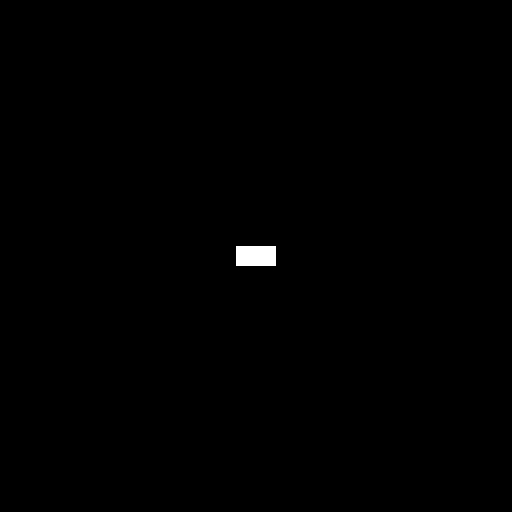
#> input picture Ex4/Immagini/rettangolo.jpg, 512 x 512 px, found by its file name
$ python grafico_3d.py
#> lines starting #> are read from the running program, lines starting #| are printed output that depends on the picture; after the words box and inside, x2 and y2 are one past the last pixel; in counts of white or black regions, pixels touching at a corner belong together
### Librerie/MyLibrary.py
#!/usr/bin/env python3
# -*- coding: utf-8 -*-
"""
Created on Tue Apr 23 17:28:44 2024

@author: luketto
"""

import numpy as np              # importa Numpy
import matplotlib.pyplot as plt # importa Matplotlib
import scipy.ndimage as ndi     # importa Scipy per le immagini
import skimage.io as io         # importa il modulo Input/Output di SK-Imagex
import skimage.exposure as ex
from skimage.feature import local_binary_pattern

def leggiJPG(nomefile):
#> called with nomefile = 'rettangolo.jpg'
    x = np.float64(io.imread(nomefile))
#> x: shape (512, 512) float64; 0.31% white; 1 white region, box (x1, y1, x2, y2) and area: (236, 246, 276, 266) 800
    #plt.figure()
    #plt.imshow(x, clim = None, cmap = "gray")
    return x

# [84 lines left out: functions leggiRAW, showImage, showTwoImages, show_three_images, show_histogram, extract_feature and 5 more, not called in this run]

def rgb2cmy(x):
    y = 1.0 - x
    return y

# [102 lines left out: functions rgb2cmyk, fourier_transform, graph, gaussLPF, rgb_to_hsi, hsi_to_rgb, not called in this run]


# [9 lines of commented-out code are left out]

### Ex4/Script/grafico_3d.py
#!/usr/bin/env python3
# -*- coding: utf-8 -*-
"""
Grafico 3D
"""

import sys
sys.path.append('/Users/luketto/Desktop/II Semestre IV Anno/ESM/Esercizi/Librerie')
import MyLibrary as ml
import numpy as np              # importa Numpy
import matplotlib.pyplot as plt # importa Matplotlib
import scipy.ndimage as ndi     # importa Scipy per le immagini
import skimage.io as io         # importa il modulo Input/Output di SK-Imagex
import skimage.exposure as ex
import skimage.color as col
import scipy.ndimage as ndi
from mpl_toolkits.mplot3d import Axes3D

x = ml.leggiJPG("rettangolo.jpg")

M,N = x.shape
#> M = 512; N = 512
P = 2*M; Q = 2*N
#> after `P = 2 * M`: P = 1024
#> after `Q = 2 * N`: Q = 1024
X = np.fft.fft2(x, (P,Q))

Y = np.log(1+np.abs((np.fft.fftshift(X))))
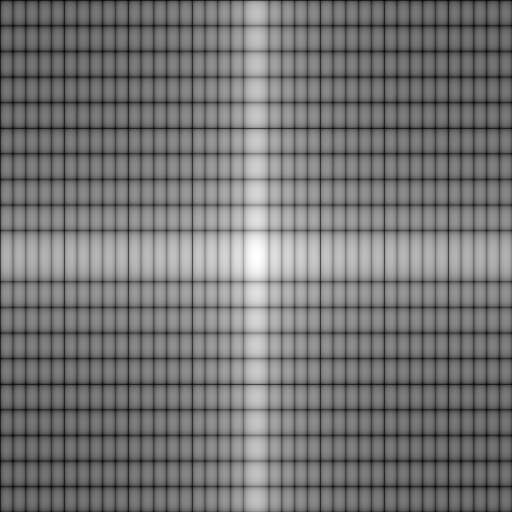
#> Y: shape (1024, 1024) float64 (shown at 1/2 size); min 0, max 12.23, mean 5.56; drawn with min black and max white

m = np.fft.fftshift(np.fft.fftfreq(Y.shape[0]))
#> m = 1024 values from -0.5 to 0.499
n = np.fft.fftshift(np.fft.fftfreq(Y.shape[1]))
#> n = 1024 values from -0.5 to 0.499

ax = plt.figure().add_subplot(projection='3d')
l,k = np.meshgrid(n,m)
ax.plot_surface(l,k,Y, linewidth=0, cmap="jet")
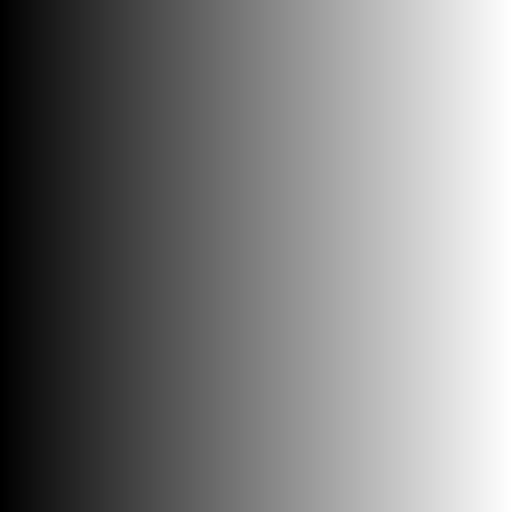
#> l: shape (1024, 1024) float64 (shown at 1/2 size); min -0.5, max 0.499, mean -0.000488; drawn with min black and max white
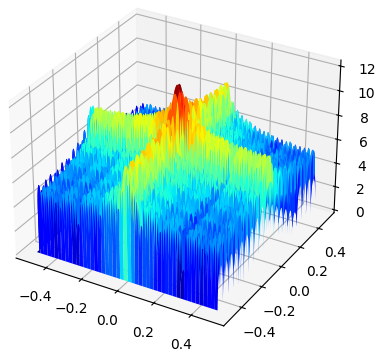
#> figure drawn by matplotlib, 1 panel
